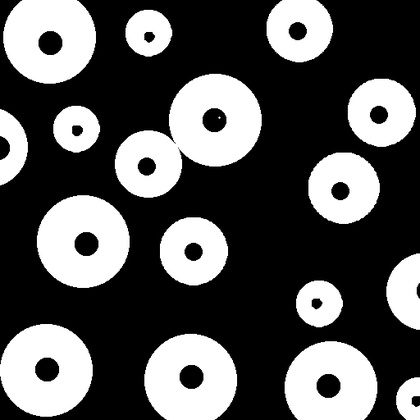
%> input picture CSE_LAB_4TH/401/401_LAB/22.Morpho/Region Filling/Fig9.16(a).jpg, 420 x 420 px, shrunk from 512 x 512 before the run
$ octave Region_Fill_wrong.m   (GNU Octave 9; MATLAB toolbox functions it lacks are replaced by stand-ins)
%> lines starting %> are read from the running program, lines starting %| are printed output that depends on the picture; in (x1, y1, x2, y2) boxes, pixels count from 0 and x2, y2 are one past the last pixel; in counts of white or black regions, pixels touching at a corner belong together; the program's own positions count from 1
clc;
close all;
clear all;

I=imread('Fig9.16(a).jpg');
%> I is the input picture: size 420x420 uint8; min 0, max 255, mean 90.1
I=im2bw(I);
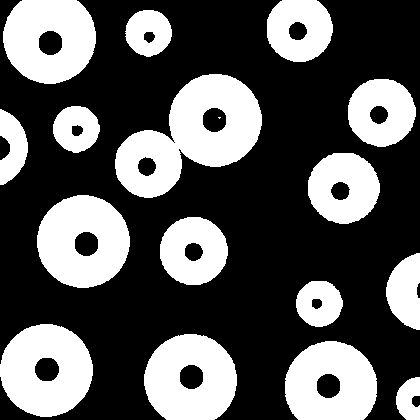
%> I: size 420x420 logical; 35.3% white; 17 white regions (1 under 20 px), largest, box (x1, y1, x2, y2) and area: (115, 74, 262, 198) 9578, (0, 324, 93, 417) 6288, (37, 195, 130, 288) 6287
%I= imread('text.png');
%se = strel('line',11,90);
[M,N]=size(I);
%> M = 420; N = 420

I_com=1-I;% black white image
x0=zeros(M,N);
for i=1:M
    for j=1:N
        if(I(i,j)==0)
        x0(i,j)=1;
        end
    end
end


se=strel('ball',5,5);
nHood=getnhood(se);
[m,n]=size(nHood);

p=floor(m/2);
q=floor(n/2);


P=zeros(M+2*p,N+2*q);         %----
[MM,NN]=size(P);
%> MM = 430; NN = 430

for kk=1:10
P(p+1:M+p,q+1:N+q)=x0;         %----
for i=1:MM-2*p         %----
    for j=1:NN-2*q
        subImg=P(i:i+2*p,j:j+2*q);         %----
        maxVal=max(subImg(:));
        G(i,j)=maxVal;
    end
end
G1=G & I_com;
xo=G1;

end
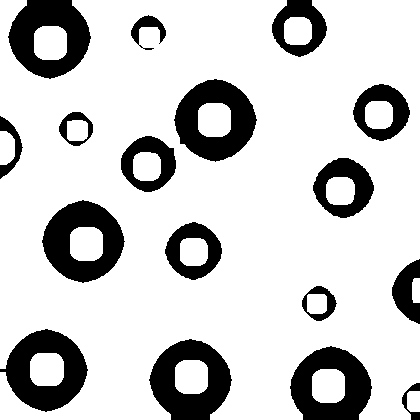
%> G: size 420x420 double; values 0 (black) and 1 (white), 80% white; 17 black regions, largest, box (x1, y1, x2, y2) and area: (149, 339, 232, 420) 4002, (0, 329, 88, 412) 3972, (174, 79, 257, 162) 3965
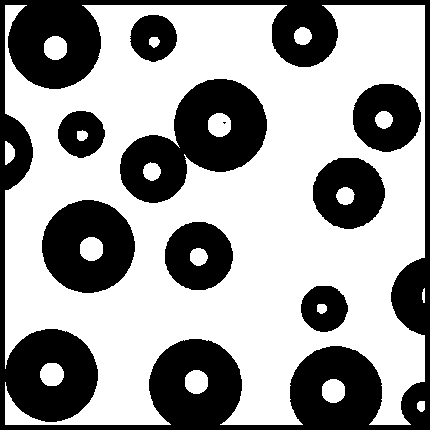
%> P: size 430x430 double; values 0 (black) and 1 (white), 61.7% white; 10 black regions (1 under 20 px), largest, box (x1, y1, x2, y2) and area: (0, 0, 430, 430) 39633, (120, 79, 267, 203) 9578, (42, 200, 135, 293) 6287
%G=imdilate(I,se); %built in function
subplot(1,2,1);
title('Original Image');
imshow(I);

subplot(1,2,2);
title('Dialeted Image');
imshow(G); %0-255
